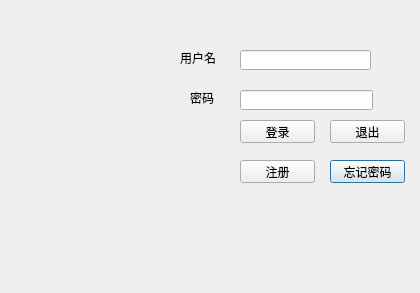
<?xml version="1.0" encoding="UTF-8"?>
<ui version="4.0">
 <class>Login</class>
 <widget class="QDialog" name="Login">
  <property name="geometry">
   <rect>
    <x>0</x>
    <y>0</y>
    <width>420</width>
    <height>293</height>
   </rect>
  </property>
  <property name="windowTitle">
   <string>Dialog</string>
  </property>
  <widget class="QLineEdit" name="lineEdit_2">
   <property name="geometry">
    <rect>
     <x>240</x>
     <y>90</y>
     <width>133</width>
     <height>20</height>
    </rect>
   </property>
  </widget>
  <widget class="QLineEdit" name="lineEdit">
   <property name="geometry">
    <rect>
     <x>240</x>
     <y>50</y>
     <width>131</width>
     <height>20</height>
    </rect>
   </property>
  </widget>
  <widget class="QPushButton" name="pushButton">
   <property name="geometry">
    <rect>
     <x>330</x>
     <y>160</y>
     <width>75</width>
     <height>23</height>
    </rect>
   </property>
   <property name="text">
    <string>忘记密码</string>
   </property>
  </widget>
  <widget class="QPushButton" name="pushButton_2">
   <property name="geometry">
    <rect>
     <x>240</x>
     <y>160</y>
     <width>75</width>
     <height>23</height>
    </rect>
   </property>
   <property name="text">
    <string>注册</string>
   </property>
  </widget>
  <widget class="QLabel" name="label_2">
   <property name="geometry">
    <rect>
     <x>190</x>
     <y>90</y>
     <width>24</width>
     <height>16</height>
    </rect>
   </property>
   <property name="text">
    <string>密码</string>
   </property>
  </widget>
  <widget class="QLabel" name="label">
   <property name="geometry">
    <rect>
     <x>180</x>
     <y>50</y>
     <width>36</width>
     <height>16</height>
    </rect>
   </property>
   <property name="text">
    <string>用户名</string>
   </property>
  </widget>
  <widget class="QPushButton" name="pushButton_3">
   <property name="geometry">
    <rect>
     <x>240</x>
     <y>120</y>
     <width>75</width>
     <height>23</height>
    </rect>
   </property>
   <property name="text">
    <string>登录</string>
   </property>
  </widget>
  <widget class="QPushButton" name="pushButton_4">
   <property name="geometry">
    <rect>
     <x>330</x>
     <y>120</y>
     <width>75</width>
     <height>23</height>
    </rect>
   </property>
   <property name="text">
    <string>退出</string>
   </property>
  </widget>
 </widget>
 <tabstops>
  <tabstop>lineEdit</tabstop>
  <tabstop>lineEdit_2</tabstop>
  <tabstop>pushButton_3</tabstop>
  <tabstop>pushButton_4</tabstop>
  <tabstop>pushButton_2</tabstop>
  <tabstop>pushButton</tabstop>
 </tabstops>
 <resources/>
 <connections/>
</ui>
